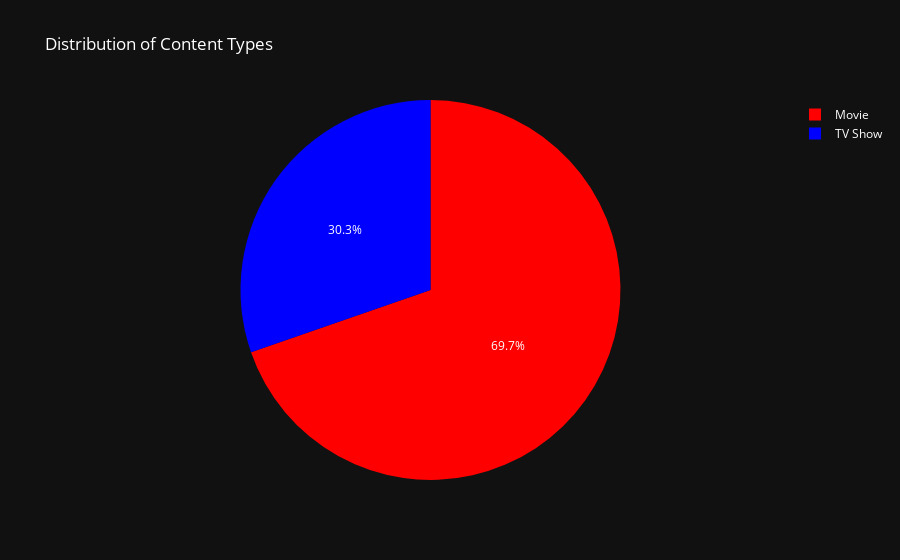

Here is the notebook cell this chart was saved with:
### Code cell
import plotly.graph_objects as go

movie_type_counts = df['type'].value_counts()

fig = go.Figure(data=go.Pie(labels=movie_type_counts.index, values=movie_type_counts.values))

fig.update_layout(
    plot_bgcolor='rgb(17, 17, 17)',  
    paper_bgcolor='rgb(17, 17, 17)', 
    font_color='white',  
    title='Distribution of Content Types',
)
fig.update_traces(marker=dict(colors=['red', 'blue']))  

fig.show()

### Figure 1 — Plotly figure (JSON) as saved in the notebook; plotly's stock layout.template omitted (floating-point values rounded to 4 significant figures)
{"data": [{"labels": ["Movie", "TV Show"], "marker": {"colors": ["red", "blue"]}, "type": "pie", "values": [6128, 2666]}], "layout": {"font": {"color": "white"}, "paper_bgcolor": "rgb(17, 17, 17)", "plot_bgcolor": "rgb(17, 17, 17)", "title": {"text": "Distribution of Content Types"}}}
